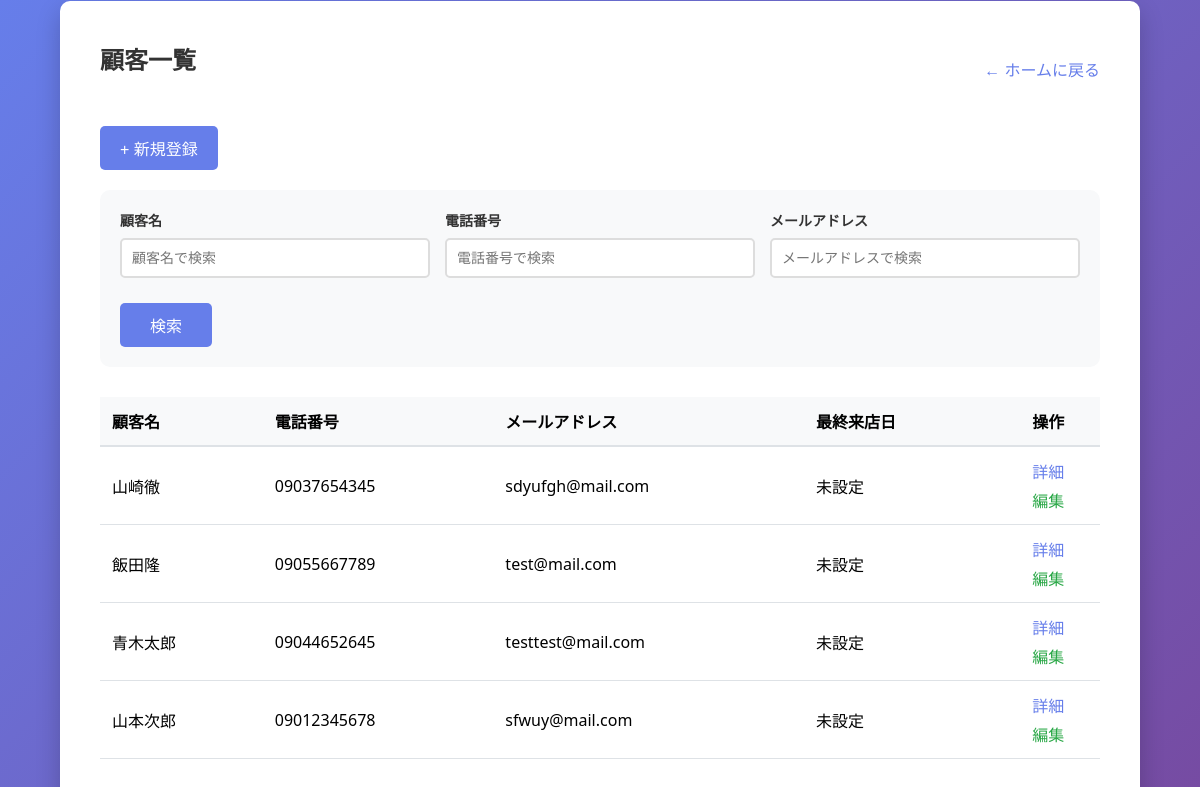
The app's page /customers/ (signed in), older data.
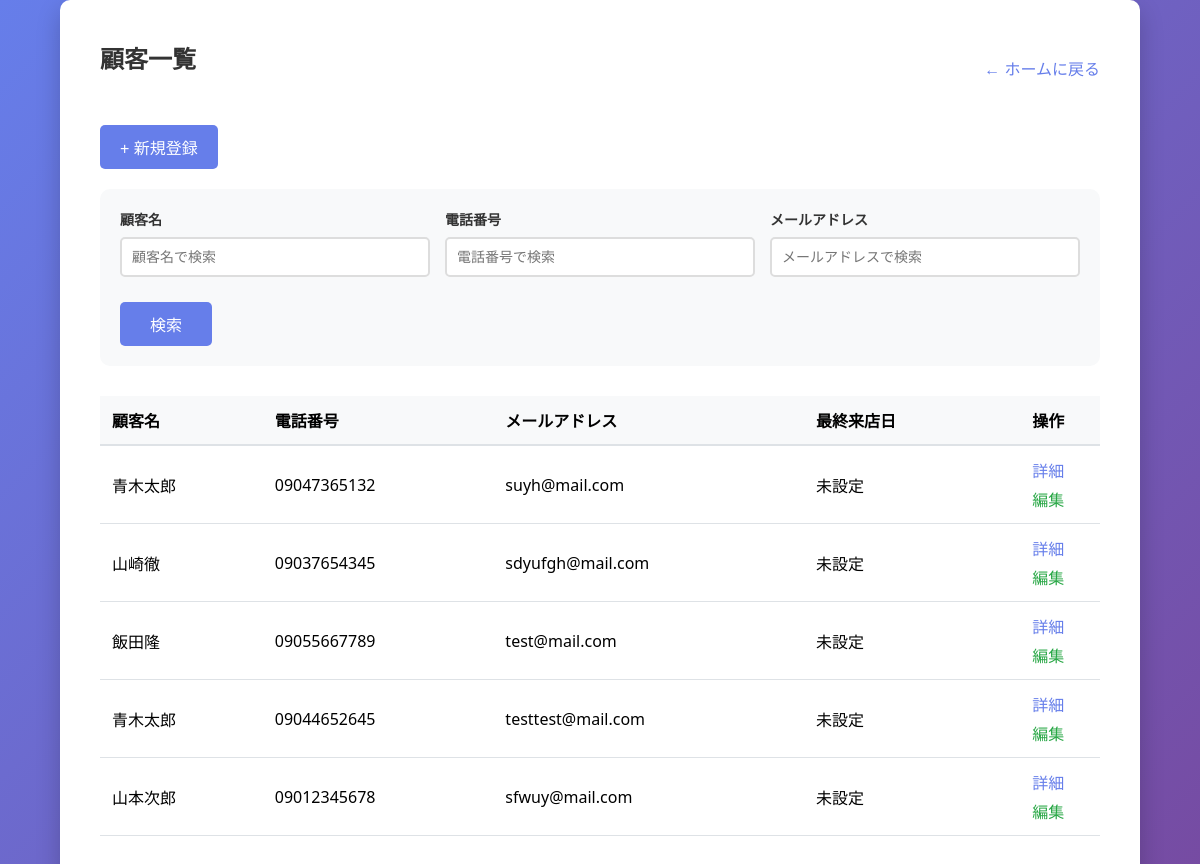
The same page, newer data.
### main/models.py (models this page shows, shortened)
class Customer(models.Model):
    phone_regex = RegexValidator(
        regex=r'^0\d{1,4}-?\d{1,4}-?\d{3,4}$',
        message="正しい電話番号形式で入力してください。（例: 090-1234-5678、03-1234-5678、0120-123-456）"
    )
    name = models.CharField(max_length=100, verbose_name="顧客名")
    phone_number = models.CharField(
        max_length=20,
        verbose_name="電話番号",
        validators=[phone_regex]
    )
    email = models.EmailField(unique=True, verbose_name="メールアドレス")  # 追加
    memo = models.TextField(blank=True, verbose_name="メモ")
    last_visit_date = models.DateField(null=True, blank=True, verbose_name="最終来店日")
    created_at = models.DateTimeField(auto_now_add=True, verbose_name="登録日時")
    updated_at = models.DateTimeField(auto_now=True, verbose_name="更新日時")
    class Meta:
        verbose_name = "顧客"
        verbose_name_plural = "顧客"

### main/views.py (the view)
# urls.py: path('customers/', views.customer_list, name='customer_list'),
@login_required(login_url='login')
def customer_list(request):
    search_name = request.GET.get('search_name', '')
    search_phone = request.GET.get('search_phone', '')
    search_email = request.GET.get('search_email', '')
    customers = Customer.objects.all()
    if search_name:
        customers = customers.filter(name__icontains=search_name)
    if search_phone:
        customers = customers.filter(phone_number__icontains=search_phone)
    if search_email:
        customers = customers.filter(email__icontains=search_email)
    customers = customers.order_by('-created_at')
    return render(request, 'main/customer_list.html', {
        'customers': customers,
        'search_name': search_name,
        'search_phone': search_phone,
        'search_email': search_email,
    })

### main/templates/main/customer_list.html (shortened to what this page needs)
{% extends 'main/base.html' %}
{% block content %}
<div style="display: flex; justify-content: space-between; align-items: center; margin-bottom: 20px;">
    <h2>顧客一覧</h2>
    <a href="{% url 'admin-home' %}" style="text-decoration: none; color: #667eea;">← ホームに戻る</a>
</div>
<div style="margin-bottom: 20px;">
    <a href="{% url 'customer_add' %}" style="text-decoration: none;">
        <button style="width: auto; padding: 10px 20px;">+ 新規登録</button>
    </a>
</div>
<form method="get" style="margin-bottom: 30px; background: #f8f9fa; padding: 20px; border-radius: 10px;">
    <div style="display: grid; grid-template-columns: 1fr 1fr 1fr; gap: 15px; margin-bottom: 15px;">
        <div>
            <label for="search_name" style="display: block; font-size: 14px; font-weight: bold; color: #333; margin-bottom: 8px;">顧客名</label>
            <input type="text" id="search_name" name="search_name"
                   value="{{ search_name }}"
                   placeholder="顧客名で検索"
                   style="width: 100%; padding: 10px; border: 2px solid #ddd; border-radius: 5px; font-size: 14px; box-sizing: border-box;">
        </div>
        <div>
            <label for="search_phone" style="display: block; font-size: 14px; font-weight: bold; color: #333; margin-bottom: 8px;">電話番号</label>
            <input type="text" id="search_phone" name="search_phone"
                   value="{{ search_phone }}"
                   placeholder="電話番号で検索"
                   style="width: 100%; padding: 10px; border: 2px solid #ddd; border-radius: 5px; font-size: 14px; box-sizing: border-box;">
        </div>
        <div>
            <label for="search_email" style="display: block; font-size: 14px; font-weight: bold; color: #333; margin-bottom: 8px;">メールアドレス</label>
            <input type="text" id="search_email" name="search_email"
                   value="{{ search_email }}"
                   placeholder="メールアドレスで検索"
                   style="width: 100%; padding: 10px; border: 2px solid #ddd; border-radius: 5px; font-size: 14px; box-sizing: border-box;">
        </div>
    </div>
    <div style="display: flex; gap: 10px;">
        <button type="submit" style="width: auto; padding: 10px 30px;">検索</button>
    </div>
</form>
{% if customers %}
<div style="overflow-x: auto;">
    <table style="width: 100%; border-collapse: collapse; background: white;">
        <thead>
            <tr style="background: #f8f9fa; border-bottom: 2px solid #dee2e6;">
                <th style="padding: 12px; text-align: left;">顧客名</th>
                <th style="padding: 12px; text-align: left;">電話番号</th>
                <th style="padding: 12px; text-align: left;">メールアドレス</th>
                <th style="padding: 12px; text-align: left;">最終来店日</th>
                <th style="padding: 12px; text-align: center;">操作</th>
            </tr>
        </thead>
        <tbody>
            {% for customer in customers %}
            <tr style="border-bottom: 1px solid #dee2e6;">
                <td style="padding: 12px;">{{ customer.name }}</td>
                <td style="padding: 12px;">{{ customer.phone_number }}</td>
                <td style="padding: 12px;">{{ customer.email }}</td>
                <td style="padding: 12px;">{{ customer.last_visit_date|default:"未設定" }}</td>
                <td style="padding: 12px; text-align: center;">
                    <div style="display: flex; flex-direction: column; gap: 5px; align-items: center;">
                        <a href="{% url 'customer_detail' customer.id %}"
                            style="color: #667eea; text-decoration: none;">詳細</a>
                        <a href="{% url 'customer_edit' customer.id %}"
                            style="color: #28a745; text-decoration: none;">編集</a>
                    </div>
                </td>
            </tr>
            {% endfor %}
        </tbody>
    </table>
</div>
{% endif %}
{% endblock %}

### main/templates/main/base.html (shortened to what this page needs)
<!DOCTYPE html>
<html lang="ja">
<head>
</head>
<body>
    <div class="container">
        {% block content %}
        {% endblock %}
    </div>
</body>
</html>

### main/templates/main/base.html (style rules this page uses)
* { margin: 0; padding: 0; box-sizing: border-box; }
body { font-family: 'Segoe UI', Tahoma, Geneva, Verdana, sans-serif; background: linear-gradient(135deg, #667eea 0%, #764ba2 100%); min-height: 100vh; display: flex; justify-content: center; align-items: center; }
.container { background: white; padding: 40px; border-radius: 10px; box-shadow: 0 10px 25px rgba(0,0,0,0.2); max-width: 1200px; width: 90%; }
h1, h2 { color: #333; margin-bottom: 20px; text-align: center; }
label { display: block; margin-bottom: 5px; color: #555; font-weight: bold; }
input[type="text"], input[type="email"], input[type="password"] { width: 100%; padding: 12px; border: 2px solid #ddd; border-radius: 5px; font-size: 14px; }
button { width: 100%; padding: 12px; background: #667eea; color: white; border: none; border-radius: 5px; font-size: 16px; cursor: pointer; margin-top: 10px; }

Row changes from the older to the newer data that the page shows:
added Customer: name "青木太郎", phone_number "09047365132", email "suyh@mail.com", last_visit_date "未設定"
